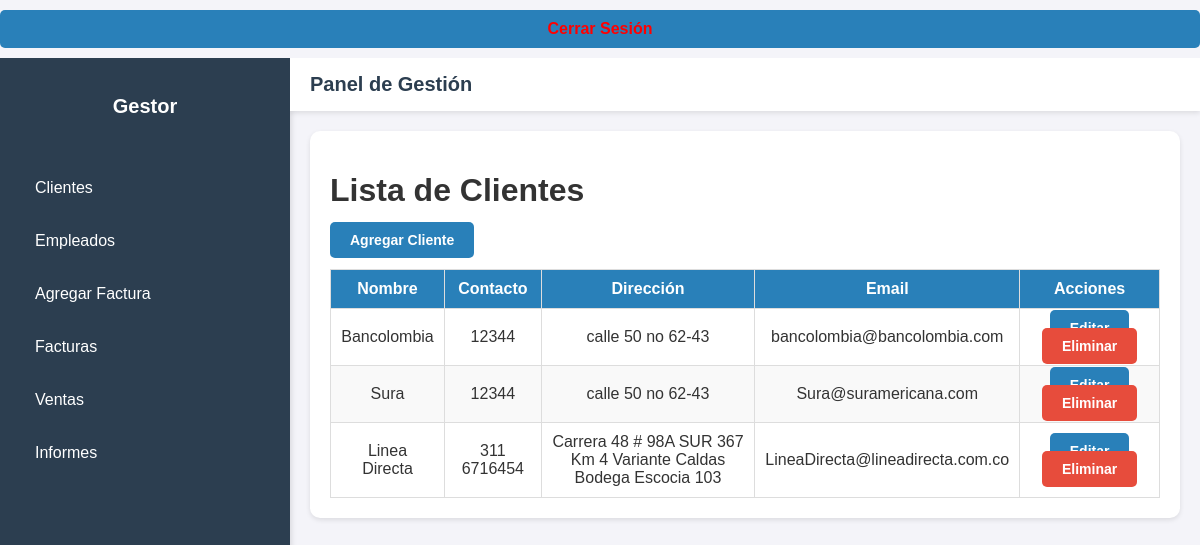
The app's page /clientes/ (signed in) with its own data.
### Gestor_tareas/models/cliente.py (models this page shows, shortened)
class Cliente(models.Model):
    nombre = models.CharField(max_length=200)
    contacto = models.CharField(max_length=50)
    direccion = models.TextField(blank=True, null=True)
    email = models.EmailField(blank=True, null=True)
    fecha_registro = models.DateField(auto_now_add=True)

### Gestor_tareas/views/cliente_views.py (the view)
# urls.py: path('', listar_clientes, name='listar_clientes'),
@login_required
def listar_clientes(request):
    clientes = Cliente.objects.all()
    return render(request, 'clientes/listar_clientes.html', {'clientes': clientes})

### Gestor_tareas/templates/clientes/listar_clientes.html (shortened to what this page needs)
{% extends 'base_dashboard.html' %}
{% block content %}
    <h1>Lista de Clientes</h1>
    <a href="{% url 'agregar_cliente' %}" class="btn btn-primary">Agregar Cliente</a>
    <table class="table">
        <thead>
            <tr>
                <th>Nombre</th>
                <th>Contacto</th>
                <th>Dirección</th>
                <th>Email</th>
                <th>Acciones</th>
            </tr>
        </thead>
        <tbody>
            {% for cliente in clientes %}
            <tr>
                <td>{{ cliente.nombre }}</td>
                <td>{{ cliente.contacto }}</td>
                <td>{{ cliente.direccion }}</td>
                <td>{{ cliente.email }}</td>
                <td>
                    <a href="{% url 'editar_cliente' cliente.id %}" class="btn btn-warning">Editar</a>
                    <a href="{% url 'eliminar_cliente' cliente.id %}" class="btn btn-danger">Eliminar</a>
                </td>
            </tr>
            {% endfor %}
        </tbody>
    </table>
{% endblock %}

### Gestor_tareas/static/styles.css (style rules this page uses)
body { font-family: Arial, sans-serif; background-color: #f4f4f9; margin: 0; color: #333; }
table { width: 100%; border-collapse: collapse; margin-top: 20px; background-color: #fff; }
table th, table td { padding: 10px; text-align: center; border: 1px solid #ddd; }
table th { background-color: #2980b9; color: white; font-weight: bold; }
table tr:nth-child(even) { background-color: #f9f9f9; }
button, a.btn { padding: 10px 20px; margin: 10px 0; border: none; background-color: #2980b9; color: white; text-decoration: none; border-radius: 5px; font-size: 14px; cursor: pointer; transition: background-color 0.3s ease; }
button.danger, a.btn-danger { background-color: #e74c3c; }
.btn { width: 100%; padding: 10px; font-size: 16px; font-weight: bold; border: none; border-radius: 5px; color: white; background-color: #2980b9; cursor: pointer; transition: background-color 0.3s ease; }

### records on screen
Cliente: nombre "Bancolombia", contacto "12344", direccion "calle 50 no 62-43", email "bancolombia@bancolombia.com"
Cliente: nombre "Sura", contacto "12344", direccion "calle 50 no 62-43", email "Sura@suramericana.com"
Cliente: nombre "Linea Directa", contacto "311 6716454", direccion "Carrera 48 # 98A SUR 367 Km 4 Variante Caldas Bodega Escocia 103", email "LineaDirecta@lineadirecta.com.co"
